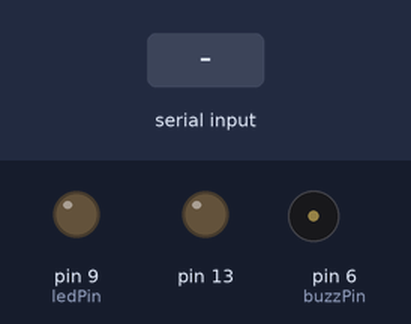
The sketch below on a simulated Arduino Uno, built with avr-gcc and run on an emulated ATmega328P. Shown: output pins drawn as LEDs (lit = HIGH), buzzer (waves = sounding). Inputs (shaded band) come from the test bench.

Above: at 1.2 s.
1.3 s: "90,45\n" received over Serial
At 2.9 s:
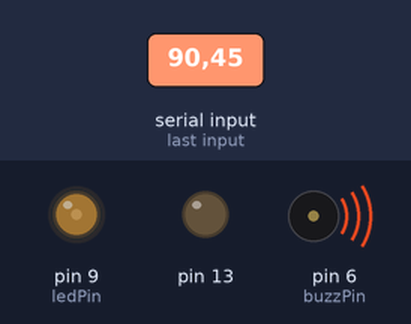
3.8 s: "30,150\n" received over Serial
At 6.0 s:
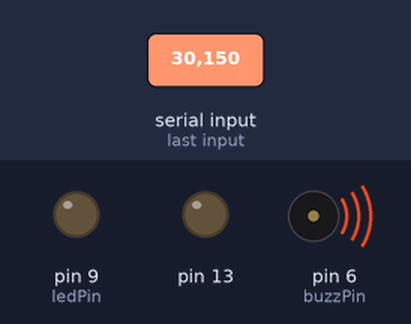
6.3 s: "200\n" received over Serial
At 7.8 s:
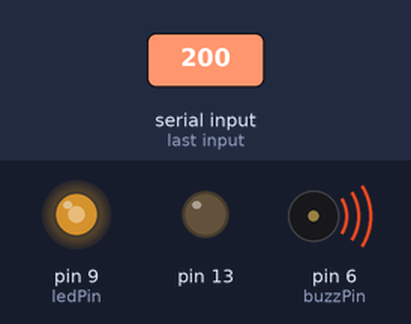
8.8 s: "5\n" received over Serial
At 10.9 s:
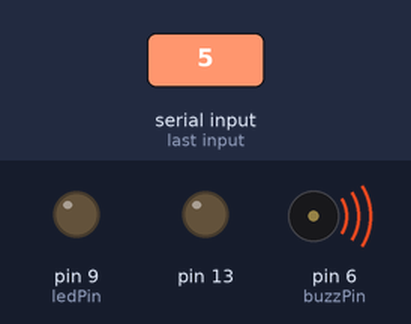
11.3 s: "90\n" received over Serial
At 12.8 s:
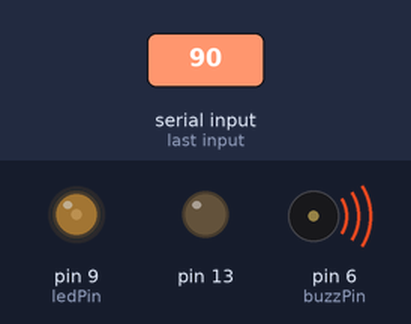
Timing chart, 0 to 14.3 s (numbered marks = the images above; inputs shaded):
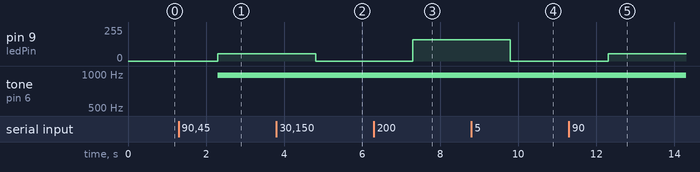

The sketch:

HandControlledFrequency.ino
```cpp
int buzzPin = 6, ledPin = 9;
int length, signal;

void setup() {
  Serial.begin(9600);
  pinMode(13, OUTPUT);
  pinMode(buzzPin, OUTPUT);
}

void loop() {
  if (Serial.available()) {
    length = (Serial.readStringUntil('\r')).toInt();
  }

  signal = map(length, 30, 300, 0, 255);

  if (length >= 30 && length <= 300) {
    analogWrite(ledPin, signal);
    analogWrite(buzzPin, signal);
  }
  else {
    analogWrite(ledPin, 0);
    analogWrite(buzzPin, 0);
  }
}
```

Measured:
- after the input at 1.3 s, pin 9 (ledPin): 0/255 → 56/255 after 1.0 s; tone on pin 6 (buzzPin): silent → 977 Hz after 1.0 s
- after the input at 3.8 s, pin 9 (ledPin): 56/255 → 0/255 after 1.0 s
- after the input at 6.3 s, pin 9 (ledPin): 0/255 → 160/255 after 1.0 s
- after the input at 8.8 s, pin 9 (ledPin): 160/255 → 0/255 after 1.0 s
- after the input at 11.3 s, pin 9 (ledPin): 0/255 → 56/255 after 1.0 s
